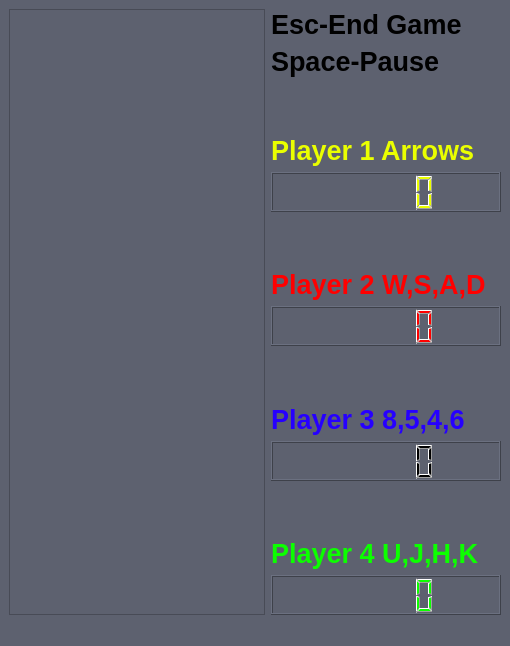
<?xml version="1.0" encoding="UTF-8"?>
<ui version="4.0">
 <class>GameMap</class>
 <widget class="QMainWindow" name="GameMap">
  <property name="geometry">
   <rect>
    <x>0</x>
    <y>0</y>
    <width>510</width>
    <height>646</height>
   </rect>
  </property>
  <property name="sizePolicy">
   <sizepolicy hsizetype="Minimum" vsizetype="Minimum">
    <horstretch>0</horstretch>
    <verstretch>0</verstretch>
   </sizepolicy>
  </property>
  <property name="focusPolicy">
   <enum>Qt::StrongFocus</enum>
  </property>
  <property name="windowTitle">
   <string>Pacman</string>
  </property>
  <property name="windowIcon">
   <iconset resource="data.qrc">
    <normaloff>:/Image/GameBackground</normaloff>:/Image/GameBackground</iconset>
  </property>
  <property name="autoFillBackground">
   <bool>false</bool>
  </property>
  <property name="styleSheet">
   <string notr="true">background-color: rgb(93, 97, 111);</string>
  </property>
  <widget class="QWidget" name="centralwidget">
   <layout class="QGridLayout" name="gridLayout">
    <item row="0" column="0">
     <widget class="QGraphicsView" name="graphicsView">
      <property name="sizePolicy">
       <sizepolicy hsizetype="Preferred" vsizetype="Preferred">
        <horstretch>0</horstretch>
        <verstretch>0</verstretch>
       </sizepolicy>
      </property>
      <property name="minimumSize">
       <size>
        <width>0</width>
        <height>0</height>
       </size>
      </property>
      <property name="maximumSize">
       <size>
        <width>16777215</width>
        <height>16777215</height>
       </size>
      </property>
      <property name="sizeIncrement">
       <size>
        <width>0</width>
        <height>0</height>
       </size>
      </property>
      <property name="focusPolicy">
       <enum>Qt::NoFocus</enum>
      </property>
      <property name="autoFillBackground">
       <bool>true</bool>
      </property>
      <property name="styleSheet">
       <string notr="true">background-image: url(:/Image/Way);</string>
      </property>
      <property name="verticalScrollBarPolicy">
       <enum>Qt::ScrollBarAlwaysOff</enum>
      </property>
      <property name="horizontalScrollBarPolicy">
       <enum>Qt::ScrollBarAlwaysOff</enum>
      </property>
      <property name="alignment">
       <set>Qt::AlignLeading|Qt::AlignLeft|Qt::AlignTop</set>
      </property>
     </widget>
    </item>
    <item row="0" column="1">
     <layout class="QVBoxLayout" name="verticalLayout_6">
      <item>
       <layout class="QVBoxLayout" name="verticalLayout_5">
        <item>
         <widget class="QLabel" name="label_info_1">
          <property name="sizePolicy">
           <sizepolicy hsizetype="MinimumExpanding" vsizetype="MinimumExpanding">
            <horstretch>0</horstretch>
            <verstretch>0</verstretch>
           </sizepolicy>
          </property>
          <property name="font">
           <font>
            <pointsize>20</pointsize>
            <weight>75</weight>
            <bold>true</bold>
           </font>
          </property>
          <property name="text">
           <string>Esc-End Game</string>
          </property>
         </widget>
        </item>
        <item>
         <widget class="QLabel" name="label_info_2">
          <property name="sizePolicy">
           <sizepolicy hsizetype="MinimumExpanding" vsizetype="MinimumExpanding">
            <horstretch>0</horstretch>
            <verstretch>0</verstretch>
           </sizepolicy>
          </property>
          <property name="font">
           <font>
            <pointsize>20</pointsize>
            <weight>75</weight>
            <bold>true</bold>
           </font>
          </property>
          <property name="text">
           <string>Space-Pause</string>
          </property>
         </widget>
        </item>
       </layout>
      </item>
      <item>
       <spacer name="verticalSpacer_4">
        <property name="orientation">
         <enum>Qt::Vertical</enum>
        </property>
        <property name="sizeHint" stdset="0">
         <size>
          <width>20</width>
          <height>40</height>
         </size>
        </property>
       </spacer>
      </item>
      <item>
       <layout class="QVBoxLayout" name="verticalLayout">
        <item>
         <widget class="QLabel" name="label_player1">
          <property name="enabled">
           <bool>true</bool>
          </property>
          <property name="sizePolicy">
           <sizepolicy hsizetype="MinimumExpanding" vsizetype="MinimumExpanding">
            <horstretch>0</horstretch>
            <verstretch>0</verstretch>
           </sizepolicy>
          </property>
          <property name="font">
           <font>
            <pointsize>20</pointsize>
            <weight>75</weight>
            <bold>true</bold>
           </font>
          </property>
          <property name="styleSheet">
           <string notr="true">color: rgb(234, 255, 0);</string>
          </property>
          <property name="text">
           <string>Player 1 Arrows</string>
          </property>
         </widget>
        </item>
        <item>
         <widget class="QLCDNumber" name="lcdNumber_player1">
          <property name="sizePolicy">
           <sizepolicy hsizetype="MinimumExpanding" vsizetype="MinimumExpanding">
            <horstretch>0</horstretch>
            <verstretch>0</verstretch>
           </sizepolicy>
          </property>
          <property name="minimumSize">
           <size>
            <width>0</width>
            <height>40</height>
           </size>
          </property>
          <property name="styleSheet">
           <string notr="true">color: rgb(234, 255, 0);
border-color: rgb(234, 255, 0);</string>
          </property>
         </widget>
        </item>
       </layout>
      </item>
      <item>
       <spacer name="verticalSpacer">
        <property name="orientation">
         <enum>Qt::Vertical</enum>
        </property>
        <property name="sizeHint" stdset="0">
         <size>
          <width>20</width>
          <height>40</height>
         </size>
        </property>
       </spacer>
      </item>
      <item>
       <layout class="QVBoxLayout" name="verticalLayout_2">
        <item>
         <widget class="QLabel" name="label_player2">
          <property name="enabled">
           <bool>true</bool>
          </property>
          <property name="sizePolicy">
           <sizepolicy hsizetype="MinimumExpanding" vsizetype="MinimumExpanding">
            <horstretch>0</horstretch>
            <verstretch>0</verstretch>
           </sizepolicy>
          </property>
          <property name="font">
           <font>
            <pointsize>20</pointsize>
            <weight>75</weight>
            <bold>true</bold>
           </font>
          </property>
          <property name="styleSheet">
           <string notr="true">color: rgb(255, 0, 0);</string>
          </property>
          <property name="text">
           <string>Player 2 W,S,A,D</string>
          </property>
         </widget>
        </item>
        <item>
         <widget class="QLCDNumber" name="lcdNumber_player2">
          <property name="sizePolicy">
           <sizepolicy hsizetype="MinimumExpanding" vsizetype="MinimumExpanding">
            <horstretch>0</horstretch>
            <verstretch>0</verstretch>
           </sizepolicy>
          </property>
          <property name="minimumSize">
           <size>
            <width>0</width>
            <height>40</height>
           </size>
          </property>
          <property name="styleSheet">
           <string notr="true">color: rgb(255, 0, 0);
border-color: rgb(255, 0, 0);</string>
          </property>
         </widget>
        </item>
       </layout>
      </item>
      <item>
       <spacer name="verticalSpacer_2">
        <property name="orientation">
         <enum>Qt::Vertical</enum>
        </property>
        <property name="sizeHint" stdset="0">
         <size>
          <width>20</width>
          <height>40</height>
         </size>
        </property>
       </spacer>
      </item>
      <item>
       <layout class="QVBoxLayout" name="verticalLayout_3">
        <item>
         <widget class="QLabel" name="label_player3">
          <property name="enabled">
           <bool>true</bool>
          </property>
          <property name="sizePolicy">
           <sizepolicy hsizetype="MinimumExpanding" vsizetype="MinimumExpanding">
            <horstretch>0</horstretch>
            <verstretch>0</verstretch>
           </sizepolicy>
          </property>
          <property name="font">
           <font>
            <pointsize>20</pointsize>
            <weight>75</weight>
            <bold>true</bold>
           </font>
          </property>
          <property name="styleSheet">
           <string notr="true">color: rgb(38, 0, 255);</string>
          </property>
          <property name="text">
           <string>Player 3 8,5,4,6</string>
          </property>
         </widget>
        </item>
        <item>
         <widget class="QLCDNumber" name="lcdNumber_player3">
          <property name="sizePolicy">
           <sizepolicy hsizetype="MinimumExpanding" vsizetype="MinimumExpanding">
            <horstretch>0</horstretch>
            <verstretch>0</verstretch>
           </sizepolicy>
          </property>
          <property name="minimumSize">
           <size>
            <width>0</width>
            <height>40</height>
           </size>
          </property>
          <property name="styleSheet">
           <string notr="true">border-color: rgb(38, 0, 255);
border-color: rgb(38, 0, 255);</string>
          </property>
         </widget>
        </item>
       </layout>
      </item>
      <item>
       <spacer name="verticalSpacer_3">
        <property name="orientation">
         <enum>Qt::Vertical</enum>
        </property>
        <property name="sizeHint" stdset="0">
         <size>
          <width>20</width>
          <height>40</height>
         </size>
        </property>
       </spacer>
      </item>
      <item>
       <layout class="QVBoxLayout" name="verticalLayout_4">
        <item>
         <widget class="QLabel" name="label_player4">
          <property name="enabled">
           <bool>true</bool>
          </property>
          <property name="sizePolicy">
           <sizepolicy hsizetype="MinimumExpanding" vsizetype="MinimumExpanding">
            <horstretch>0</horstretch>
            <verstretch>0</verstretch>
           </sizepolicy>
          </property>
          <property name="font">
           <font>
            <pointsize>20</pointsize>
            <weight>75</weight>
            <bold>true</bold>
           </font>
          </property>
          <property name="styleSheet">
           <string notr="true">color: rgb(12, 255, 0);</string>
          </property>
          <property name="text">
           <string>Player 4 U,J,H,K</string>
          </property>
         </widget>
        </item>
        <item>
         <widget class="QLCDNumber" name="lcdNumber_player4">
          <property name="sizePolicy">
           <sizepolicy hsizetype="MinimumExpanding" vsizetype="MinimumExpanding">
            <horstretch>0</horstretch>
            <verstretch>0</verstretch>
           </sizepolicy>
          </property>
          <property name="minimumSize">
           <size>
            <width>0</width>
            <height>40</height>
           </size>
          </property>
          <property name="styleSheet">
           <string notr="true">color: rgb(12, 255, 0);
border-color: rgb(12, 255, 0);</string>
          </property>
         </widget>
        </item>
       </layout>
      </item>
     </layout>
    </item>
   </layout>
  </widget>
  <widget class="QStatusBar" name="statusbar"/>
 </widget>
 <resources>
  <include location="data.qrc"/>
 </resources>
 <connections/>
</ui>
